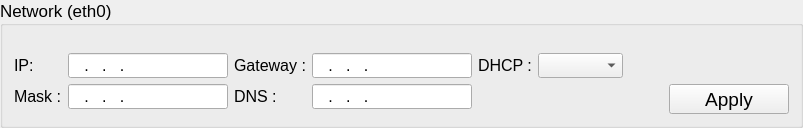
                 <widget class="QGroupBox" name="network">
                  <property name="font">
                   <font>
                    <pointsize>13</pointsize>
                   </font>
                  </property>
                  <property name="title">
                   <string>Network (eth0)</string>
                  </property>
                  <layout class="QGridLayout" name="gridLayout_4">
                   <property name="topMargin">
                    <number>27</number>
                   </property>
                   <item row="0" column="0" rowspan="2">
                    <layout class="QFormLayout" name="formLayout_11">
                     <property name="labelAlignment">
                      <set>Qt::AlignLeading|Qt::AlignLeft|Qt::AlignVCenter</set>
                     </property>
                     <item row="0" column="0">
                      <widget class="QLabel" name="label_7">
                       <property name="font">
                        <font>
                         <pointsize>12</pointsize>
                        </font>
                       </property>
                       <property name="text">
                        <string>IP:</string>
                       </property>
                      </widget>
                     </item>
                     <item row="0" column="1">
                      <widget class="QLineEdit" name="ip">
                       <property name="sizePolicy">
                        <sizepolicy hsizetype="Minimum" vsizetype="Fixed">
                         <horstretch>0</horstretch>
                         <verstretch>0</verstretch>
                        </sizepolicy>
                       </property>
                       <property name="minimumSize">
                        <size>
                         <width>160</width>
                         <height>25</height>
                        </size>
                       </property>
                       <property name="maximumSize">
                        <size>
                         <width>200</width>
                         <height>25</height>
                        </size>
                       </property>
                       <property name="font">
                        <font>
                         <pointsize>12</pointsize>
                        </font>
                       </property>
                       <property name="inputMethodHints">
                        <set>Qt::ImhFormattedNumbersOnly</set>
                       </property>
                       <property name="inputMask">
                        <string notr="true">999.999.999.999; </string>
                       </property>
                       <property name="maxLength">
                        <number>15</number>
                       </property>
                       <property name="alignment">
                        <set>Qt::AlignLeading|Qt::AlignLeft|Qt::AlignVCenter</set>
                       </property>
                      </widget>
                     </item>
                     <item row="1" column="0">
                      <widget class="QLabel" name="label_9">
                       <property name="font">
                        <font>
                         <pointsize>12</pointsize>
                        </font>
                       </property>
                       <property name="text">
                        <string>Mask :</string>
                       </property>
                      </widget>
                     </item>
                     <item row="1" column="1">
                      <widget class="QLineEdit" name="mask">
                       <property name="sizePolicy">
                        <sizepolicy hsizetype="Minimum" vsizetype="Fixed">
                         <horstretch>0</horstretch>
                         <verstretch>0</verstretch>
                        </sizepolicy>
                       </property>
                       <property name="minimumSize">
                        <size>
                         <width>160</width>
                         <height>25</height>
                        </size>
                       </property>
                       <property name="maximumSize">
                        <size>
                         <width>200</width>
                         <height>25</height>
                        </size>
                       </property>
                       <property name="font">
                        <font>
                         <pointsize>12</pointsize>
                        </font>
                       </property>
                       <property name="inputMethodHints">
                        <set>Qt::ImhFormattedNumbersOnly</set>
                       </property>
                       <property name="inputMask">
                        <string notr="true">999.999.999.999; </string>
                       </property>
                       <property name="maxLength">
                        <number>15</number>
                       </property>
                       <property name="alignment">
                        <set>Qt::AlignLeading|Qt::AlignLeft|Qt::AlignVCenter</set>
                       </property>
                      </widget>
                     </item>
                    </layout>
                   </item>
                   <item row="0" column="1" rowspan="2">
                    <layout class="QFormLayout" name="formLayout_12">
                     <property name="labelAlignment">
                      <set>Qt::AlignLeading|Qt::AlignLeft|Qt::AlignVCenter</set>
                     </property>
                     <item row="0" column="0">
                      <widget class="QLabel" name="label_11">
                       <property name="font">
                        <font>
                         <pointsize>12</pointsize>
                        </font>
                       </property>
                       <property name="text">
                        <string>Gateway :</string>
                       </property>
                      </widget>
                     </item>
                     <item row="0" column="1">
                      <widget class="QLineEdit" name="gateway">
                       <property name="sizePolicy">
                        <sizepolicy hsizetype="Minimum" vsizetype="Fixed">
                         <horstretch>0</horstretch>
                         <verstretch>0</verstretch>
                        </sizepolicy>
                       </property>
                       <property name="minimumSize">
                        <size>
                         <width>160</width>
                         <height>25</height>
                        </size>
                       </property>
                       <property name="maximumSize">
                        <size>
                         <width>200</width>
                         <height>25</height>
                        </size>
                       </property>
                       <property name="font">
                        <font>
                         <pointsize>12</pointsize>
                        </font>
                       </property>
                       <property name="inputMethodHints">
                        <set>Qt::ImhFormattedNumbersOnly</set>
                       </property>
                       <property name="inputMask">
                        <string notr="true">999.999.999.999; </string>
                       </property>
                       <property name="maxLength">
                        <number>15</number>
                       </property>
                       <property name="alignment">
                        <set>Qt::AlignLeading|Qt::AlignLeft|Qt::AlignVCenter</set>
                       </property>
                      </widget>
                     </item>
                     <item row="1" column="0">
                      <widget class="QLabel" name="label_13">
                       <property name="font">
                        <font>
                         <pointsize>12</pointsize>
                        </font>
                       </property>
                       <property name="text">
                        <string>DNS :</string>
                       </property>
                      </widget>
                     </item>
                     <item row="1" column="1">
                      <widget class="QLineEdit" name="dns">
                       <property name="sizePolicy">
                        <sizepolicy hsizetype="Minimum" vsizetype="Fixed">
                         <horstretch>0</horstretch>
                         <verstretch>0</verstretch>
                        </sizepolicy>
                       </property>
                       <property name="minimumSize">
                        <size>
                         <width>160</width>
                         <height>25</height>
                        </size>
                       </property>
                       <property name="maximumSize">
                        <size>
                         <width>200</width>
                         <height>25</height>
                        </size>
                       </property>
                       <property name="font">
                        <font>
                         <pointsize>12</pointsize>
                        </font>
                       </property>
                       <property name="inputMethodHints">
                        <set>Qt::ImhNone</set>
                       </property>
                       <property name="inputMask">
                        <string notr="true">999.999.999.999; </string>
                       </property>
                       <property name="maxLength">
                        <number>15</number>
                       </property>
                       <property name="alignment">
                        <set>Qt::AlignLeading|Qt::AlignLeft|Qt::AlignVCenter</set>
                       </property>
                      </widget>
                     </item>
                    </layout>
                   </item>
                   <item row="0" column="2">
                    <layout class="QFormLayout" name="formLayout_13">
                     <property name="fieldGrowthPolicy">
                      <enum>QFormLayout::AllNonFixedFieldsGrow</enum>
                     </property>
                     <property name="labelAlignment">
                      <set>Qt::AlignLeading|Qt::AlignLeft|Qt::AlignVCenter</set>
                     </property>
                     <item row="0" column="0">
                      <widget class="QLabel" name="label_15">
                       <property name="font">
                        <font>
                         <pointsize>12</pointsize>
                        </font>
                       </property>
                       <property name="text">
                        <string>DHCP :</string>
                       </property>
                      </widget>
                     </item>
                     <item row="0" column="1">
                      <widget class="QComboBox" name="isDHCP">
                       <property name="minimumSize">
                        <size>
                         <width>85</width>
                         <height>25</height>
                        </size>
                       </property>
                       <property name="maximumSize">
                        <size>
                         <width>85</width>
                         <height>25</height>
                        </size>
                       </property>
                       <property name="font">
                        <font>
                         <pointsize>12</pointsize>
                        </font>
                       </property>
                       <property name="currentIndex">
                        <number>-1</number>
                       </property>
                       <property name="maxVisibleItems">
                        <number>5</number>
                       </property>
                       <property name="maxCount">
                        <number>5</number>
                       </property>
                      </widget>
                     </item>
                    </layout>
                   </item>
                   <item row="0" column="4">
                    <widget class="EasterEggLabel" name="easterEggLabelMaintenance"/>
                   </item>
                   <item row="1" column="2">
                    <widget class="EasterEggLabel" name="easterEggLabel"/>
                   </item>
                   <item row="1" column="3">
                    <spacer name="horizontalSpacer_29">
                     <property name="orientation">
                      <enum>Qt::Horizontal</enum>
                     </property>
                     <property name="sizeHint" stdset="0">
                      <size>
                       <width>40</width>
                       <height>20</height>
                      </size>
                     </property>
                    </spacer>
                   </item>
                   <item row="1" column="4">
                    <widget class="QPushButton" name="apply2">
                     <property name="minimumSize">
                      <size>
                       <width>120</width>
                       <height>25</height>
                      </size>
                     </property>
                     <property name="maximumSize">
                      <size>
                       <width>16777215</width>
                       <height>30</height>
                      </size>
                     </property>
                     <property name="font">
                      <font>
                       <pointsize>14</pointsize>
                       <weight>50</weight>
                       <bold>false</bold>
                       <underline>false</underline>
                      </font>
                     </property>
                     <property name="text">
                      <string>Apply</string>
                     </property>
                     <property name="icon">
                      <iconset resource="res.qrc">
                       <normaloff>:/image/dialog_apply_32px_1173780_easyicon.net.png</normaloff>:/image/dialog_apply_32px_1173780_easyicon.net.png</iconset>
                     </property>
                     <property name="iconSize">
                      <size>
                       <width>24</width>
                       <height>24</height>
                      </size>
                     </property>
                     <property name="flat">
                      <bool>false</bool>
                     </property>
                    </widget>
                   </item>
                  </layout>
                 </widget>
